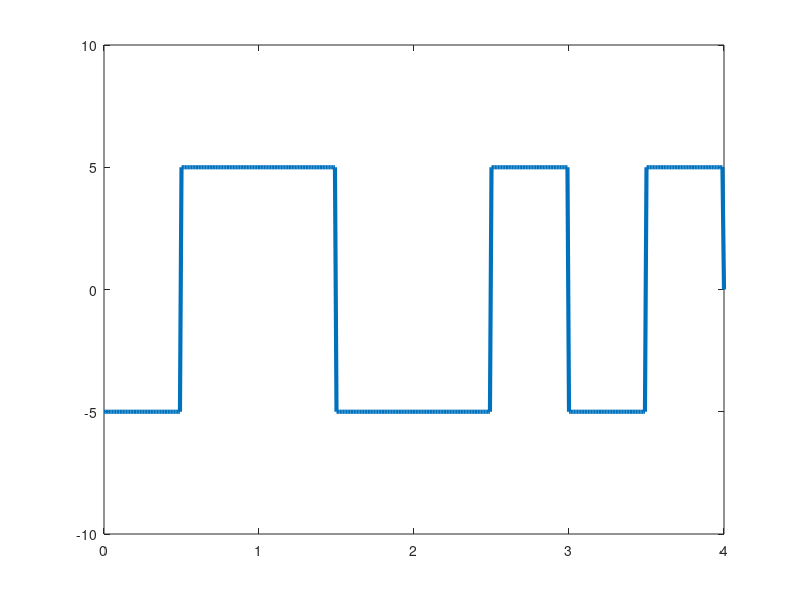

MATLAB code to generate this figure:
bits=[1 0 1 1];
bitduration=1;
T=length(bits)*bitduration;
fs=100;
t=0:bitduration/fs:T;

x=zeros(1,length(t));



% Encoding...


for i=1:length(bits)

    if(bits(i)==0)


      x((i-1)*fs+1:(i*fs-fs/2))=5;
      x((i*fs-fs/2)+1:i*fs)=-5;



     else

       x((i-1)*fs+1:(i*fs-fs/2))=-5;
       x((i*fs-fs/2)+1:i*fs)=5;


    end



end




plot(t,x,'Linewidth',3);
xlim([0,T]);
ylim([-10 10]);


counter=0;

% Decoding...

for i=1:fs:length(x)-1
  counter=counter+1;
    if(x(i)==5)
      result(counter)=0;
    else
       result(counter)=1;

    end
end

  result
